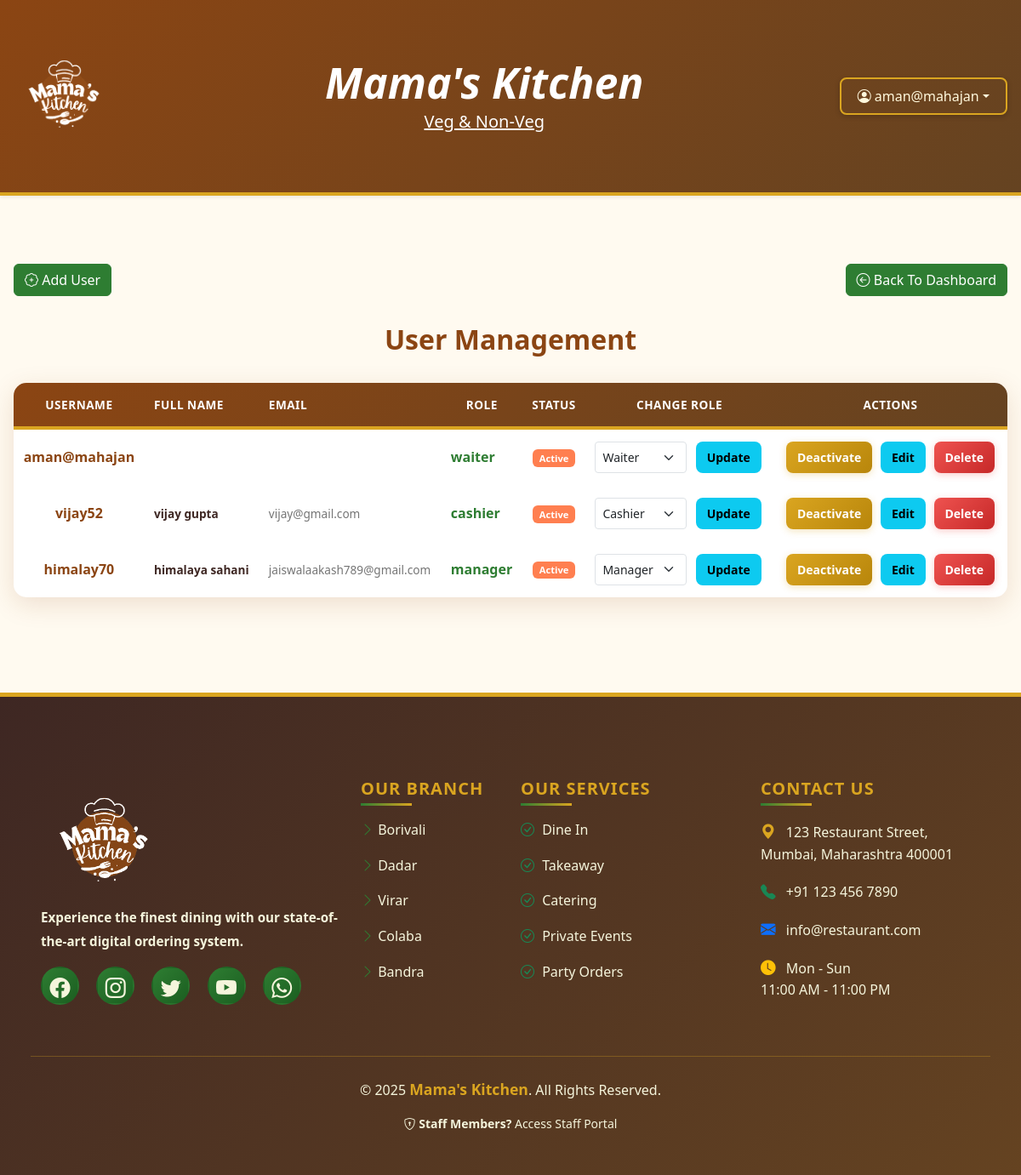
Page /adminpanel/users/ (signed in) on the committed database.
### common/models.py (models this page shows, shortened)
class Staff(models.Model):
    ROLE_CHOICES = (
        ('waiter', 'Waiter'),
        ('cashier', 'Cashier'),
        ('manager', 'Manager'),
        ('admin', 'Admin'),
    )
    user = models.OneToOneField(User, on_delete=models.CASCADE, null=True, blank=True)
    role = models.CharField(max_length=10, choices=ROLE_CHOICES)

### adminpanel/views.py (the view, shortened to what this page needs)
# urls.py: path('users/', views.user_management, name='user_management'),
@login_required
def user_management(request):
    staff_members = Staff.objects.select_related('user').all()
    return render(request, 'adminpanel/user_management.html', {
        'staff_members': staff_members,
    })

### templates/adminpanel/user_management.html (shortened to what this page needs)
{% extends "base.html" %}
{% load static %}
{% block content %}
<div class="container-fluid mt-5">
    <div class="d-flex justify-content-between align-items-center mb-3">
        <a href="{% url 'add_user' %}" class="btn btn-success"><i class="bi bi-patch-plus"></i> Add User</a>
        <a href="{% url 'admin_dashboard' %}" class="btn btn-success"><i class="bi bi-arrow-left-circle"></i> Back To Dashboard</a>
    </div>
    <div class="text-center">
    <h3 class="mb-4 text-center">User Management</h3>
    </div>
    <table class="admin-table">
        <thead>
            <tr>
                <th>Username</th>
                <th>Full Name</th>
                <th>Email</th>
                <th>Role</th>
                <th>Status</th>
                <th>Change Role</th>
                <th>Actions</th>
            </tr>
        </thead>
        <tbody>
            {% for staff in staff_members %}
            <tr>
                <td>{{ staff.user.username }}</td>
                <td>{{ staff.user.get_full_name }}</td>
                <td>{{ staff.user.email }}</td>
                <td>{{ staff.role }}</td>
                <td>
                    {% if staff.user.is_active %}
                    <span class="badge bg-success">Active</span>
                    {% else %}
                    <span class="badge bg-danger">Inactive</span>
                    {% endif %}
                </td>
                <td>
                    <form method="post" class="d-flex">
                        <select name="role" class="form-select form-select-sm me-2">
                            {% for key, val in staff.ROLE_CHOICES %}
                            <option value="{{ key }}" {% if key == staff.role %}selected{% endif %}>
                                {{ val }}
                            </option>
                            {% endfor %}
                        </select>
                        <button type="submit" class="btn btn-sm btn-info">Update</button>
                    </form>
                </td>
                <td>
                    <form method="post" style="display:inline;">
                        <button type="submit"
                            class="btn btn-sm {% if staff.user.is_active %}btn-warning{% else %}btn-success{% endif %}">
                            {% if staff.user.is_active %}Deactivate{% else %}Activate{% endif %}
                        </button>
                    </form>
                    <a href="{% url 'edit_user' staff.user.id %}" class="btn btn-sm btn-info">Edit</a>
                    <form method="post" style="display:inline;"
                        onsubmit="return confirm('Are you sure you want to delete this user?');">
                        <button type="submit" class="btn btn-sm btn-danger">Delete</button>
                    </form>
                </td>
            </tr>
            {% endfor %}
        </tbody>
    </table>
</div>
{% endblock %}

### templates/base.html (shortened to what this page needs)
{% load static %}
<!DOCTYPE html>
<html lang="en">
<head>
    <link href="https://cdn.jsdelivr.net/npm/bootstrap@5.3.8/dist/css/bootstrap.min.css" rel="stylesheet"
>
    <link rel="stylesheet" href="https://cdn.jsdelivr.net/npm/bootstrap-icons@1.13.1/font/bootstrap-icons.min.css">
    <link rel="stylesheet" href="{% static 'css/base.css' %}">
</head>
<body>
    <nav class="navbar navbar-expand-lg shadow-sm">
        <div class="container-fluid d-flex justify-content-between align-items-center">
            <div class="d-flex align-items-center">
                {% if user.is_authenticated %}
                <a class="navbar-brand" href="{% url 'login' %}">
                    <img src="{% static 'images/output-onlinepngtools.png' %}" alt="Logo" width="120">
                </a>
                {% else %}
                <img src="{% static 'images/output-onlinepngtools.png' %}" alt="Logo" width="120">
                <!-- <a class="navbar-brand" href="{% url 'customer_register' %}">
            </a> -->
                {% endif %}
            </div>
            <div class="text-center flex-grow-1">
                <h5 class="mb-0 fw-bold" style="color: white; font-size: 50px; font-style: italic;">Mama's Kitchen</h5>
                <small class="text-white" style="font-size: 20px;"><u>Veg & Non-Veg</u></small>
            </div>
            <div class="d-flex align-items-center">
                <div class="collapse navbar-collapse justify-content-end" id="mainNavbar">
                    {% if user.is_authenticated %}
                    <div class="dropdown">
                        <button class="btn dropdown-toggle d-flex align-items-center" type="button" id="userDropdown"
                            data-bs-toggle="dropdown" aria-expanded="false">
                            <i class="bi bi-person-circle me-1"></i> {{ user.username }}
                        </button>
                    </div>
                    {% else %}
                    <div class="register d-flex">
                        <a href="{% url 'login' %}" class="btn">
                            <i class="bi bi-box-arrow-in-right"></i> Staff Login
                        </a>
                    </div>
                    {% endif %}
                </div>
            </div>
        </div>
    </nav>
    {% block content %}
    {% endblock content %}
    <footer class="mt-5">
        <div class="p-5">
            <div class="row">
                <div class="footer-para col-lg-4 col-md-6 mb-4">
                    <div class="">
                        {% if user.is_authenticated %}
                        <a href="{% url 'login' %}"><img src="{% static 'images/output-onlinepngtools.png' %}"
                                alt="Logo" style="width: 150px; height: auto;"></a>
                        {% else %}
                        <img src="{% static 'images/output-onlinepngtools.png' %}" alt="Logo" width="120">
                        {% endif %}
                    </div>
                    <p class="text"><b>
                            Experience the finest dining with our state-of-the-art digital ordering system.</b>
                    </p>
                    <div class="social-links mt-3">
                        <a href="#" class="me-3" title="Facebook">
                            <i class="bi bi-facebook fs-4"></i>
                        </a>
                        <a href="#" class="me-3" title="Instagram">
                            <i class="bi bi-instagram fs-4"></i>
                        </a>
                        <a href="#" class="me-3" title="Twitter">
                            <i class="bi bi-twitter fs-4"></i>
                        </a>
                        <a href="#" class="me-3" title="YouTube">
                            <i class="bi bi-youtube fs-4"></i>
                        </a>
                        <a href="#" class="" title="Whatsapp">
                            <i class="bi bi-whatsapp fs-4"></i></i>
                        </a>
                    </div>
                </div>
                <div class="our-branch col-lg-2 col-md-6 mb-4">
                    <h5 class="text-uppercase mb-3">Our Branch</h5>
                    <ul class="list-unstyled">
                        <li class="mb-0">
                            <p>
                                <i class="bi bi-chevron-right"></i> Borivali
                            </p>
                        </li>
                        <li class="">
                            <p>
                                <i class="bi bi-chevron-right"></i> Dadar
                            </p>
                        </li>
                        <li class="">
                            <p>
                                <i class="bi bi-chevron-right"></i> Virar
                            </p>
                        </li>
                        <li class="">
                            <p>
                                <i class="bi bi-chevron-right"></i> Colaba
                            </p>
                        </li>
                        <li class="">
                            <p>
                                <i class="bi bi-chevron-right"></i> Bandra
                            </p>
                        </li>
                    </ul>
                </div>
                <div class="our-services col-lg-3 col-md-6 mb-4">
                    <h5 class="text-uppercase mb-3">Our Services</h5>
                    <ul class="list-unstyled">
                        <li class="mb-2">
                            <p>
                                <i class="bi bi-check-circle text-success"></i> Dine In
                            </p>
                        </li>
                        <li class="mb-2">
                            <p>
                                <i class="bi bi-check-circle text-success"></i> Takeaway
                            </p>
                        </li>
                        <li class="mb-2">
                            <p>
                                <i class="bi bi-check-circle text-success"></i> Catering
                            </p>
                        </li>
                        <li class="mb-2">
                            <p>
                                <i class="bi bi-check-circle text-success"></i> Private Events
                            </p>
                        </li>
                        <li class="mb-2">
                            <p>
                                <i class="bi bi-check-circle text-success"></i> Party Orders
                            </p>
                        </li>
                    </ul>
                </div>
                <div class="contact-us col-lg-3 col-md-6 mb-4">
                    <h5 class="text-uppercase mb-3">Contact Us</h5>
                    <ul class="list-unstyled">
                        <li class="mb-3">
                            <i class="bi bi-geo-alt-fill"></i>
                            <span class="ms-2">123 Restaurant Street,<br>Mumbai, Maharashtra 400001</span>
                        </li>
                        <li class="mb-3">
                            <i class="bi bi-telephone-fill text-success"></i>
                            <a href="tel:+911234567890" class="text-decoration-none ms-2">
                                +91 123 456 7890
                            </a>
                        </li>
                        <li class="mb-3">
                            <i class="bi bi-envelope-fill text-primary"></i>
                            <a href="mailto:info@restaurant.com" class="text-decoration-none ms-2">
                                info@restaurant.com
                            </a>
                        </li>
                        <li class="mb-3">
                            <i class="bi bi-clock-fill text-warning"></i>
                            <span class="ms-2">
                                Mon - Sun<br>
                                11:00 AM - 11:00 PM
                            </span>
                        </li>
                    </ul>
                </div>
            </div>
            <div class="row mt-4 pt-4 border-top border-secondary">
                <div class="footer-rights text-center text-md-start">
                    <p class="mb-0 text-center">
                        &copy; 2025 <strong class="text-danger">Mama's Kitchen</strong>. All Rights Reserved.
                    </p>
                </div>
            </div>
            <div class="row mt-3">
                <div class="col-12 text-center">
                    <p class="small mb-0">
                        <i class="bi bi-shield-lock"></i><b> Staff Members?</b>
                        <a href="" class="text-decoration-none">Access Staff Portal</a>
                    </p>
                </div>
            </div>
        </div>
    </footer>
</body>
</html>

### rows in the picture
Staff: user.username "aman@mahajan", role "waiter", shows "Active", role "Waiter", shows "Deactivate"
Staff: user.username "vijay52", user.get_full_name "vijay gupta", user.email "vijay@gmail.com", role "cashier", shows "Active", role "Cashier", shows "Deactivate"
Staff: user.username "himalay70", user.get_full_name "himalaya sahani", user.email "jaiswalaakash789@gmail.com", role "manager", shows "Active", role "Manager", shows "Deactivate"

### other values in the picture
{{ user.username }} "aman@mahajan"
